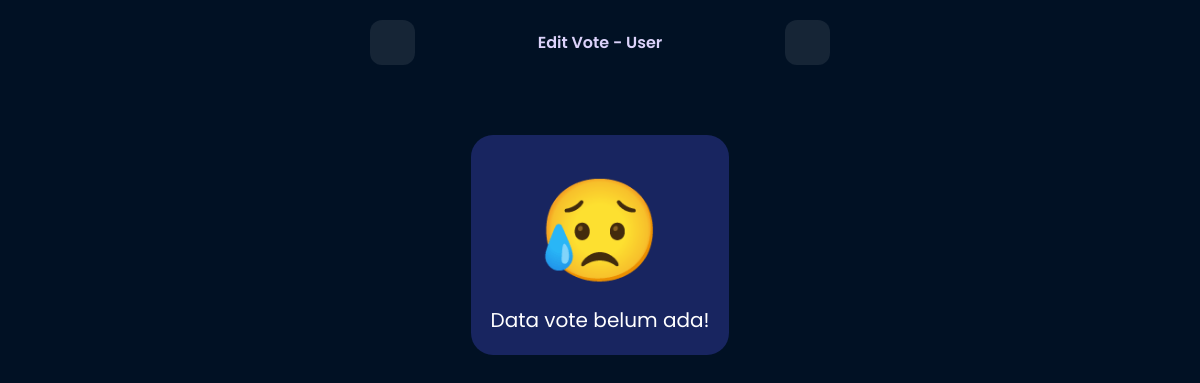
The page /vote/admin/ (signed in) on the database as committed earlier.
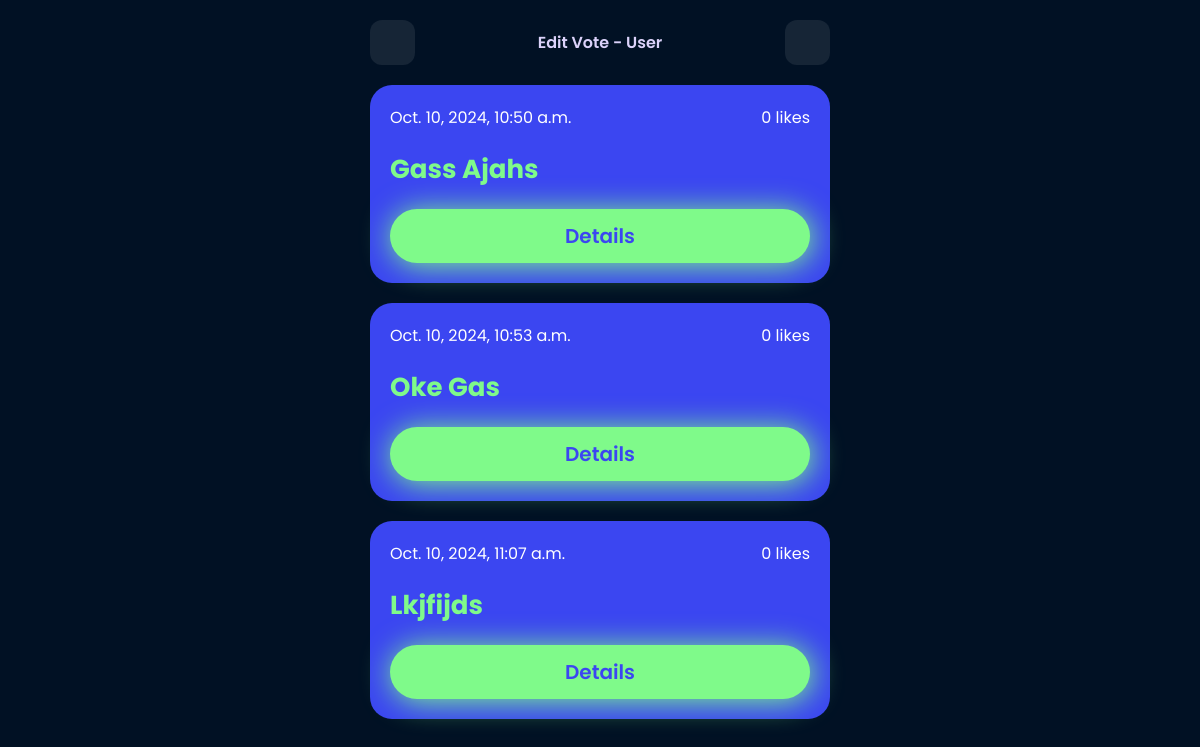
The same page on the database as committed later.
### vote_app/models.py (models this page shows, shortened)
class Vote(models.Model):
    title = models.CharField(max_length=200)
    description = models.TextField()
    key = models.CharField(max_length=100, unique=True)
    created = models.DateTimeField(auto_now_add=True)
    likes = models.ManyToManyField(User, related_name='liked_votes', blank=True, default=0)
    deadline = models.DateTimeField(null=True, blank=True)  # Batas waktu opsional
    created_by = models.ForeignKey(User, on_delete=models.CASCADE, related_name='votes_created')  # Tambahkan field ini
    def total_likes(self):
        return self.likes.count()

### vote_app/views.py (the view)
# urls.py: path('vote/admin/', views.admin_vote_list, name='admin_vote_list'),
@csrf_exempt
def admin_vote_list(request):
    user = request.user
    votes = Vote.objects.filter(created_by=user)  # Filter vote berdasarkan user yang login
    return render(request, 'admin_vote.html', {'votes': votes})

### templates/admin_vote.html (shortened to what this page needs)
{% load static %}
<!DOCTYPE html>
<html lang="en">
<head>
</head>
<body>
  <div class="container">
    <div class="top">
      <a href="{% url 'vote_list' %}"><ion-icon name="chevron-back-outline" id="icon"></ion-icon></a>
      <p style="text-transform: capitalize;">Edit Vote - {{ request.user.username }}</p>
      <a href="{% url 'create_vote' %}"><ion-icon name="add-circle" id="icon"></ion-icon></a>
    </div>
    <div class="vote">
      {% for vote in votes %}
      <div class="card" onclick="location.href='{% url 'edit_vote' vote.id %}';">
        <div class="item-top">
          <div class="top-user">
            <span style="color: white;">{{ vote.created }}</span>
            <div style="display: flex; flex-direction: row; justify-content: center; align-items: center; gap: 4px;">
              <span style="color: white;">{{ vote.total_likes }} likes</span>
            </div>
          </div>
        </div>
        <div class="item-bottom">
          <div class="bottom-user">
            <h3 style="text-transform: capitalize; color: #7FFA8A;">{{ vote.title }}</h3>
          </div>
          <a href="" class="btn-tap">Details</a>
        </div>
      </div>
      {% empty %}
      <div
        style="margin: 50px auto; background-color: #4f57f24b; padding: 20px; border-radius: 22px; text-align: center;">
        <span style="font-size: 100px;">😥</span>
        <p style="font-size: 20px; color: white;">Data vote belum ada!</p>
      </div>
      {% endfor %}
    </div>
  </div>
</body>
</html>

Rows that differ between the two databases and show on the page:
added Vote: created "Oct. 10, 2024, 10:50 a.m.", total_likes "0", title "Gass Ajahs"
added Vote: created "Oct. 10, 2024, 10:53 a.m.", total_likes "0", title "Oke Gas"
added Vote: created "Oct. 10, 2024, 11:07 a.m.", total_likes "0", title "Lkjfijds"
Other text that changed with them:
text no longer shown: "😥 Data vote belum ada!"
